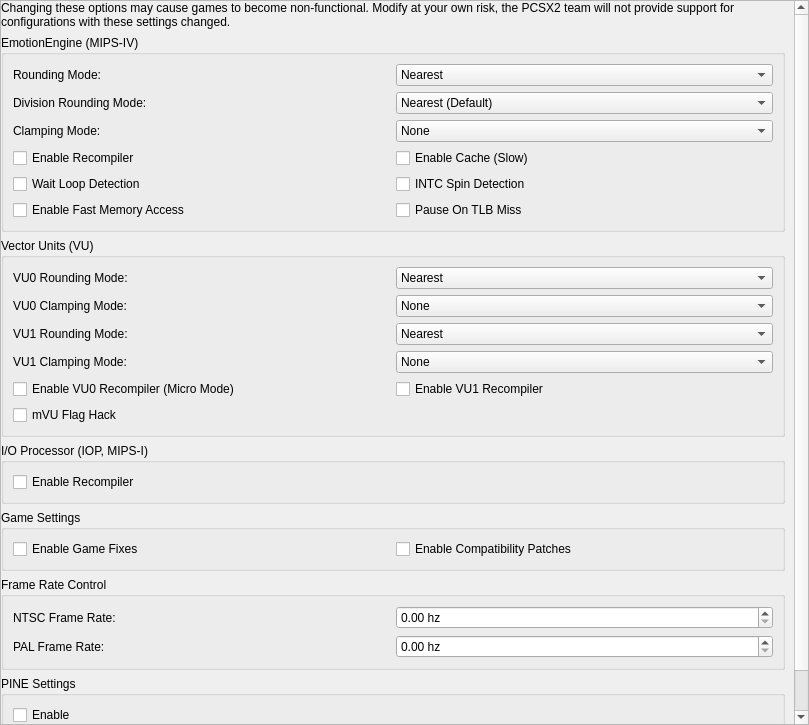
<?xml version="1.0" encoding="UTF-8"?>
<ui version="4.0">
 <class>AdvancedSystemSettingsWidget</class>
 <widget class="QWidget" name="AdvancedSystemSettingsWidget">
  <property name="geometry">
   <rect>
    <x>0</x>
    <y>0</y>
    <width>809</width>
    <height>725</height>
   </rect>
  </property>
  <layout class="QVBoxLayout" name="verticalLayout_2">
   <property name="leftMargin">
    <number>0</number>
   </property>
   <property name="topMargin">
    <number>0</number>
   </property>
   <property name="rightMargin">
    <number>0</number>
   </property>
   <property name="bottomMargin">
    <number>0</number>
   </property>
   <item>
    <widget class="QScrollArea" name="scrollArea">
     <property name="widgetResizable">
      <bool>true</bool>
     </property>
     <widget class="QWidget" name="scrollAreaWidgetContents">
      <property name="geometry">
       <rect>
        <x>0</x>
        <y>0</y>
        <width>807</width>
        <height>723</height>
       </rect>
      </property>
      <layout class="QVBoxLayout" name="verticalLayout">
       <property name="leftMargin">
        <number>0</number>
       </property>
       <property name="topMargin">
        <number>0</number>
       </property>
       <property name="bottomMargin">
        <number>0</number>
       </property>
       <item>
        <widget class="QLabel" name="label_2">
         <property name="text">
          <string>Changing these options may cause games to become non-functional. Modify at your own risk, the PCSX2 team will not provide support for configurations with these settings changed.</string>
         </property>
         <property name="wordWrap">
          <bool>true</bool>
         </property>
        </widget>
       </item>
       <item>
        <widget class="QGroupBox" name="groupBox">
         <property name="title">
          <string extracomment="Emotion Engine = Commercial name of one of PS2's processors. Leave as-is unless there's an official name (like for Japanese).">EmotionEngine (MIPS-IV)</string>
         </property>
         <layout class="QGridLayout" name="gridLayout_7">
          <item row="0" column="0">
           <widget class="QLabel" name="label_11">
            <property name="text">
             <string extracomment="Rounding refers here to the mathematical term.">Rounding Mode:</string>
            </property>
           </widget>
          </item>
          <item row="0" column="1">
           <widget class="QComboBox" name="eeRoundingMode">
            <item>
             <property name="text">
              <string>Nearest</string>
             </property>
            </item>
            <item>
             <property name="text">
              <string>Negative</string>
             </property>
            </item>
            <item>
             <property name="text">
              <string>Positive</string>
             </property>
            </item>
            <item>
             <property name="text">
              <string>Chop/Zero (Default)</string>
             </property>
            </item>
           </widget>
          </item>
          <item row="1" column="0">
           <widget class="QLabel" name="label_13">
            <property name="text">
             <string extracomment="Rounding refers here to the mathematical term.">Division Rounding Mode:</string>
            </property>
           </widget>
          </item>
          <item row="1" column="1">
           <widget class="QComboBox" name="eeDivRoundingMode">
            <item>
             <property name="text">
              <string>Nearest (Default)</string>
             </property>
            </item>
            <item>
             <property name="text">
              <string>Negative</string>
             </property>
            </item>
            <item>
             <property name="text">
              <string>Positive</string>
             </property>
            </item>
            <item>
             <property name="text">
              <string>Chop/Zero</string>
             </property>
            </item>
           </widget>
          </item>
          <item row="2" column="0">
           <widget class="QLabel" name="label_12">
            <property name="text">
             <string extracomment="Clamping: Forcing out of bounds things in bounds by changing them to the closest possible value.  In this case, this refers to clamping large PS2 floating point values (which map to infinity or NaN in PCs' IEEE754 floats) to non-infinite ones.">Clamping Mode:</string>
            </property>
           </widget>
          </item>
          <item row="2" column="1">
           <widget class="QComboBox" name="eeClampMode">
            <item>
             <property name="text">
              <string comment="ClampMode">None</string>
             </property>
            </item>
            <item>
             <property name="text">
              <string>Normal (Default)</string>
             </property>
            </item>
            <item>
             <property name="text">
              <string extracomment="Sign: refers here to the mathematical meaning (plus/minus).">Extra + Preserve Sign</string>
             </property>
            </item>
            <item>
             <property name="text">
              <string>Full</string>
             </property>
            </item>
           </widget>
          </item>
          <item row="3" column="0" colspan="2">
           <layout class="QGridLayout" name="gridLayout_4">
            <item row="1" column="0">
             <widget class="QCheckBox" name="eeWaitLoopDetection">
              <property name="text">
               <string>Wait Loop Detection</string>
              </property>
             </widget>
            </item>
            <item row="0" column="0">
             <widget class="QCheckBox" name="eeRecompiler">
              <property name="text">
               <string>Enable Recompiler</string>
              </property>
             </widget>
            </item>
            <item row="2" column="0">
             <widget class="QCheckBox" name="eeFastmem">
              <property name="text">
               <string>Enable Fast Memory Access</string>
              </property>
             </widget>
            </item>
            <item row="0" column="1">
             <widget class="QCheckBox" name="eeCache">
              <property name="text">
               <string>Enable Cache (Slow)</string>
              </property>
             </widget>
            </item>
            <item row="1" column="1">
             <widget class="QCheckBox" name="eeINTCSpinDetection">
              <property name="text">
               <string>INTC Spin Detection</string>
              </property>
             </widget>
            </item>
            <item row="2" column="1">
             <widget class="QCheckBox" name="pauseOnTLBMiss">
              <property name="text">
               <string>Pause On TLB Miss</string>
              </property>
             </widget>
            </item>
           </layout>
          </item>
         </layout>
        </widget>
       </item>
       <item>
        <widget class="QGroupBox" name="groupBox_2">
         <property name="title">
          <string extracomment="Vector Unit/VU: refers to two of PS2's processors. Do not translate the full text or do so as a comment. Leave the acronym as-is.">Vector Units (VU)</string>
         </property>
         <layout class="QGridLayout" name="gridLayout_3">
          <item row="2" column="0">
           <widget class="QLabel" name="label_3">
            <property name="text">
             <string>VU1 Rounding Mode:</string>
            </property>
           </widget>
          </item>
          <item row="0" column="1">
           <widget class="QComboBox" name="vu0RoundingMode">
            <item>
             <property name="text">
              <string>Nearest</string>
             </property>
            </item>
            <item>
             <property name="text">
              <string>Negative</string>
             </property>
            </item>
            <item>
             <property name="text">
              <string>Positive</string>
             </property>
            </item>
            <item>
             <property name="text">
              <string>Chop/Zero (Default)</string>
             </property>
            </item>
           </widget>
          </item>
          <item row="4" column="0" colspan="2">
           <layout class="QGridLayout" name="gridLayout_6">
            <item row="1" column="0">
             <widget class="QCheckBox" name="vuFlagHack">
              <property name="text">
               <string>mVU Flag Hack</string>
              </property>
             </widget>
            </item>
            <item row="0" column="1">
             <widget class="QCheckBox" name="vu1Recompiler">
              <property name="text">
               <string>Enable VU1 Recompiler</string>
              </property>
             </widget>
            </item>
            <item row="0" column="0">
             <widget class="QCheckBox" name="vu0Recompiler">
              <property name="text">
               <string>Enable VU0 Recompiler (Micro Mode)</string>
              </property>
             </widget>
            </item>
           </layout>
          </item>
          <item row="1" column="1">
           <widget class="QComboBox" name="vu0ClampMode">
            <item>
             <property name="text">
              <string>None</string>
             </property>
            </item>
            <item>
             <property name="text">
              <string>Normal (Default)</string>
             </property>
            </item>
            <item>
             <property name="text">
              <string>Extra</string>
             </property>
            </item>
            <item>
             <property name="text">
              <string>Extra + Preserve Sign</string>
             </property>
            </item>
           </widget>
          </item>
          <item row="1" column="0">
           <widget class="QLabel" name="label_5">
            <property name="text">
             <string>VU0 Clamping Mode:</string>
            </property>
           </widget>
          </item>
          <item row="0" column="0">
           <widget class="QLabel" name="label_6">
            <property name="text">
             <string>VU0 Rounding Mode:</string>
            </property>
           </widget>
          </item>
          <item row="3" column="0">
           <widget class="QLabel" name="label_4">
            <property name="text">
             <string>VU1 Clamping Mode:</string>
            </property>
           </widget>
          </item>
          <item row="2" column="1">
           <widget class="QComboBox" name="vu1RoundingMode">
            <item>
             <property name="text">
              <string>Nearest</string>
             </property>
            </item>
            <item>
             <property name="text">
              <string>Negative</string>
             </property>
            </item>
            <item>
             <property name="text">
              <string>Positive</string>
             </property>
            </item>
            <item>
             <property name="text">
              <string>Chop/Zero (Default)</string>
             </property>
            </item>
           </widget>
          </item>
          <item row="3" column="1">
           <widget class="QComboBox" name="vu1ClampMode">
            <item>
             <property name="text">
              <string>None</string>
             </property>
            </item>
            <item>
             <property name="text">
              <string>Normal (Default)</string>
             </property>
            </item>
            <item>
             <property name="text">
              <string>Extra</string>
             </property>
            </item>
            <item>
             <property name="text">
              <string>Extra + Preserve Sign</string>
             </property>
            </item>
           </widget>
          </item>
         </layout>
        </widget>
       </item>
       <item>
        <widget class="QGroupBox" name="groupBox_3">
         <property name="title">
          <string>I/O Processor (IOP, MIPS-I)</string>
         </property>
         <layout class="QGridLayout" name="gridLayout_2">
          <item row="0" column="0">
           <widget class="QCheckBox" name="iopRecompiler">
            <property name="text">
             <string>Enable Recompiler</string>
            </property>
           </widget>
          </item>
         </layout>
        </widget>
       </item>
       <item>
        <widget class="QGroupBox" name="groupBox_4">
         <property name="title">
          <string>Game Settings</string>
         </property>
         <layout class="QGridLayout" name="gridLayout">
          <item row="0" column="0">
           <widget class="QCheckBox" name="gameFixes">
            <property name="text">
             <string>Enable Game Fixes</string>
            </property>
           </widget>
          </item>
          <item row="0" column="1">
           <widget class="QCheckBox" name="patches">
            <property name="text">
             <string>Enable Compatibility Patches</string>
            </property>
           </widget>
          </item>
         </layout>
        </widget>
       </item>
       <item>
        <widget class="QGroupBox" name="basicGroupBox">
         <property name="title">
          <string>Frame Rate Control</string>
         </property>
         <layout class="QGridLayout" name="gridLayout_5">
          <item row="1" column="1">
           <widget class="QDoubleSpinBox" name="palFrameRate">
            <property name="suffix">
             <string extracomment="hz=Hertz, as in the measuring unit. Shown after the corresponding number. Those languages who'd need to remove the space or do something in between should do so."> hz</string>
            </property>
            <property name="singleStep">
             <double>0.199000000000000</double>
            </property>
           </widget>
          </item>
          <item row="0" column="1">
           <widget class="QDoubleSpinBox" name="ntscFrameRate">
            <property name="suffix">
             <string> hz</string>
            </property>
            <property name="singleStep">
             <double>0.199000000000000</double>
            </property>
           </widget>
          </item>
          <item row="1" column="0">
           <widget class="QLabel" name="label_7">
            <property name="text">
             <string>PAL Frame Rate:</string>
            </property>
           </widget>
          </item>
          <item row="0" column="0">
           <widget class="QLabel" name="label">
            <property name="text">
             <string>NTSC Frame Rate:</string>
            </property>
           </widget>
          </item>
         </layout>
        </widget>
       </item>
       <item>
        <widget class="QGroupBox" name="groupBox_5">
         <property name="title">
          <string>PINE Settings</string>
         </property>
         <layout class="QGridLayout" name="gridLayout_8">
          <item row="1" column="1">
           <widget class="QLineEdit" name="pineSlot">
            <property name="sizePolicy">
             <sizepolicy hsizetype="Minimum" vsizetype="Fixed">
              <horstretch>0</horstretch>
              <verstretch>0</verstretch>
             </sizepolicy>
            </property>
           </widget>
          </item>
          <item row="1" column="0">
           <widget class="QLabel" name="label_8">
            <property name="sizePolicy">
             <sizepolicy hsizetype="Preferred" vsizetype="Preferred">
              <horstretch>0</horstretch>
              <verstretch>0</verstretch>
             </sizepolicy>
            </property>
            <property name="text">
             <string>Slot:</string>
            </property>
           </widget>
          </item>
          <item row="0" column="0">
           <widget class="QCheckBox" name="pineEnable">
            <property name="text">
             <string>Enable</string>
            </property>
           </widget>
          </item>
         </layout>
        </widget>
       </item>
       <item>
        <spacer name="verticalSpacer_2">
         <property name="orientation">
          <enum>Qt::Vertical</enum>
         </property>
         <property name="sizeHint" stdset="0">
          <size>
           <width>20</width>
           <height>3</height>
          </size>
         </property>
        </spacer>
       </item>
      </layout>
     </widget>
    </widget>
   </item>
  </layout>
 </widget>
 <resources>
  <include location="../resources/resources.qrc"/>
 </resources>
 <connections/>
</ui>
